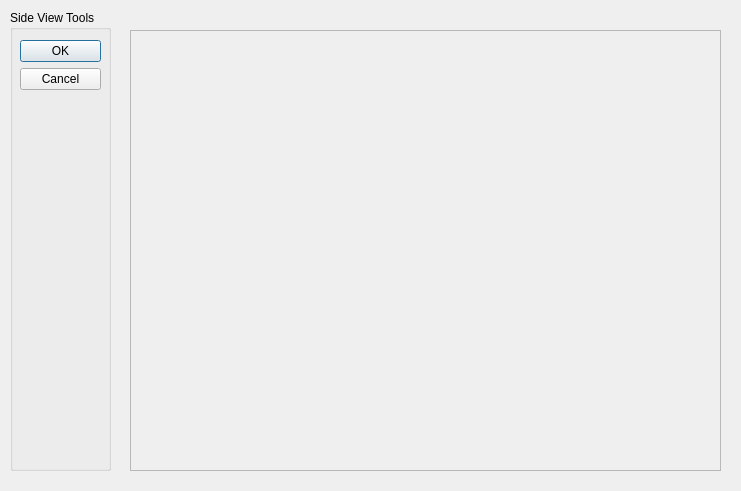
<?xml version="1.0" encoding="UTF-8"?>
<ui version="4.0">
 <class>sideview</class>
 <widget class="QDialog" name="sideview">
  <property name="geometry">
   <rect>
    <x>0</x>
    <y>0</y>
    <width>741</width>
    <height>491</height>
   </rect>
  </property>
  <property name="windowTitle">
   <string>Dialog</string>
  </property>
  <widget class="QGroupBox" name="groupBox">
   <property name="geometry">
    <rect>
     <x>10</x>
     <y>10</y>
     <width>101</width>
     <height>461</height>
    </rect>
   </property>
   <property name="title">
    <string>Side View Tools</string>
   </property>
   <widget class="QDialogButtonBox" name="buttonBox">
    <property name="geometry">
     <rect>
      <x>10</x>
      <y>30</y>
      <width>81</width>
      <height>241</height>
     </rect>
    </property>
    <property name="orientation">
     <enum>Qt::Vertical</enum>
    </property>
    <property name="standardButtons">
     <set>QDialogButtonBox::Cancel|QDialogButtonBox::Ok</set>
    </property>
   </widget>
  </widget>
  <widget class="QFrame" name="frame">
   <property name="geometry">
    <rect>
     <x>130</x>
     <y>30</y>
     <width>591</width>
     <height>441</height>
    </rect>
   </property>
   <property name="frameShape">
    <enum>QFrame::StyledPanel</enum>
   </property>
   <property name="frameShadow">
    <enum>QFrame::Raised</enum>
   </property>
  </widget>
 </widget>
 <resources/>
 <connections>
  <connection>
   <sender>buttonBox</sender>
   <signal>accepted()</signal>
   <receiver>sideview</receiver>
   <slot>accept()</slot>
   <hints>
    <hint type="sourcelabel">
     <x>248</x>
     <y>254</y>
    </hint>
    <hint type="destinationlabel">
     <x>157</x>
     <y>274</y>
    </hint>
   </hints>
  </connection>
  <connection>
   <sender>buttonBox</sender>
   <signal>rejected()</signal>
   <receiver>sideview</receiver>
   <slot>reject()</slot>
   <hints>
    <hint type="sourcelabel">
     <x>316</x>
     <y>260</y>
    </hint>
    <hint type="destinationlabel">
     <x>286</x>
     <y>274</y>
    </hint>
   </hints>
  </connection>
 </connections>
</ui>
